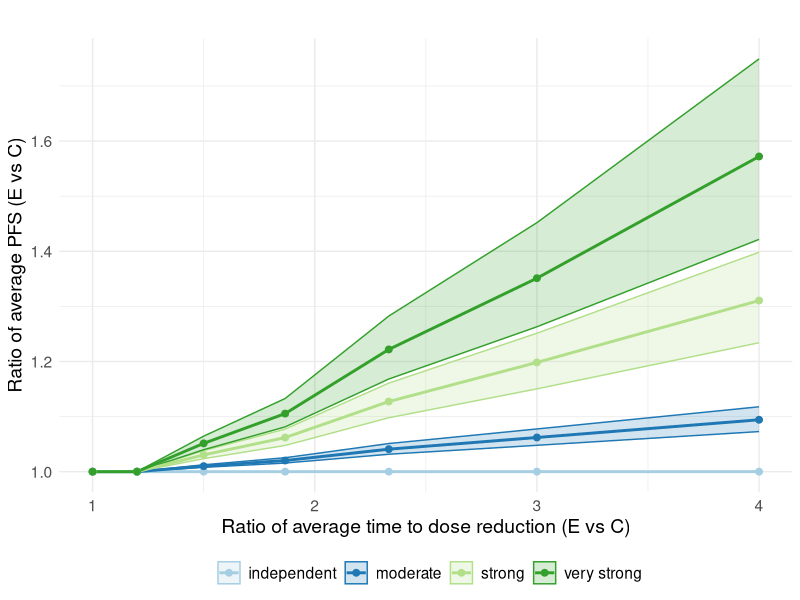
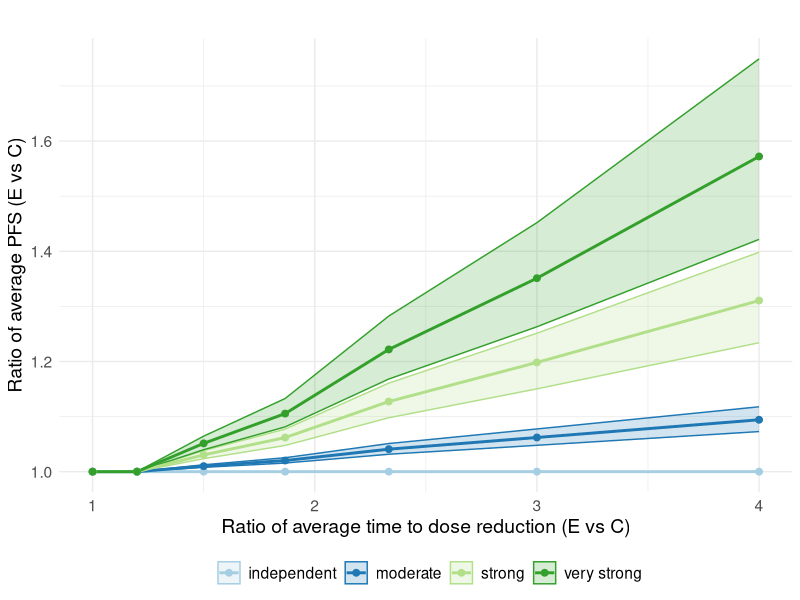

These figures' R source, in order:
shape_param <- 50  # Example choice, can be adjusted
# Compute scale parameter to get mean = 0.5
scale_params <- c(0, 0.01, 0.03, 0.05) / shape_param

median1_drug = c(1.5, 1.8, 2.25, 2.8, 3.5, 4.5, 6)
median2_drug = c(1.5, 1.5, 1.5, 1.5, 1.5, 1.5, 1.5)
lambda1_drug= log(2)/median1_drug
lambda2_drug= log(2)/median2_drug

d=as.data.frame(1/lambda1_drug)
colnames(d)="averaget_red"
d$averagec_red=1/lambda2_drug
d$ney_red=d$averaget_red/(d$averaget_red+d$averagec_red)
d$averaget_red_days=d$averaget_red*30
d$averagec_red_days=d$averagec_red*30
d$cyclest_extra=floor(d$averaget_red_days/21)-3
d$cyclesc_extra=floor(d$averagec_red_days/21)-3
thetac=sapply(d$cyclesc_extra, function(x) exp(6.07 + rgamma(10000,shape = shape_param, scale =scale_params[1]) * x))
thetat=sapply(d$cyclest_extra, function(x) exp(6.07 + rgamma(10000,shape = shape_param, scale =scale_params[1]) * x))
# d$thetac=exp(6.07+0*d$cyclesc_extra)
# d$thetat=exp(6.07+0*d$cyclest_extra)
d$thetac_avg=colMeans(thetac)
d$thetat_avg=colMeans(thetat)
d$thetac_1q=apply(thetac, 2, quantile, probs = 0.05)
d$thetat_1q=apply(thetat, 2, quantile, probs = 0.05)
d$thetac_3q=apply(thetac, 2, quantile, probs = 0.95)
d$thetat_3q=apply(thetat, 2, quantile, probs = 0.95)
d$ney_pfs_avg=d$thetat_avg/(d$thetat_avg+d$thetac_avg)
d$ney_pfs_1q=d$thetat_1q/(d$thetat_1q+d$thetac_1q)
d$ney_pfs_3q=d$thetat_3q/(d$thetat_3q+d$thetac_3q)
d$case="independent"


g=as.data.frame(1/lambda1_drug)
colnames(g)="averaget_red"
g$averagec_red=1/lambda2_drug
g$ney_red=g$averaget_red/(g$averaget_red+g$averagec_red)
g$averaget_red_days=g$averaget_red*30
g$averagec_red_days=g$averagec_red*30
g$cyclest_extra=floor(g$averaget_red_days/21)-3
g$cyclesc_extra=floor(g$averagec_red_days/21)-3
thetac=sapply(g$cyclesc_extra, function(x) exp(6.07 + rgamma(10000,shape = shape_param, scale =scale_params[2]) * x))
thetat=sapply(g$cyclest_extra, function(x) exp(6.07 + rgamma(10000,shape = shape_param, scale =scale_params[2]) * x))
g$thetac_avg=colMeans(thetac)
g$thetat_avg=colMeans(thetat)
g$thetac_1q=apply(thetac, 2, quantile, probs = 0.05)
g$thetat_1q=apply(thetat, 2, quantile, probs = 0.05)
g$thetac_3q=apply(thetac, 2, quantile, probs = 0.95)
g$thetat_3q=apply(thetat, 2, quantile, probs = 0.95)
g$ney_pfs_avg=g$thetat_avg/(g$thetat_avg+g$thetac_avg)
g$ney_pfs_1q=g$thetat_1q/(g$thetat_1q+g$thetac_1q)
g$ney_pfs_3q=g$thetat_3q/(g$thetat_3q+g$thetac_3q)
g$case="moderate"




e=as.data.frame(1/lambda1_drug)
colnames(e)="averaget_red"
e$averagec_red=1/lambda2_drug
e$ney_red=e$averaget_red/(e$averaget_red+e$averagec_red)
e$averaget_red_days=e$averaget_red*30
e$averagec_red_days=e$averagec_red*30
e$cyclest_extra=floor(e$averaget_red_days/21)-3
e$cyclesc_extra=floor(e$averagec_red_days/21)-3
thetac=sapply(e$cyclesc_extra, function(x) exp(6.07 + rgamma(10000,shape = shape_param, scale =scale_params[3]) * x))
thetat=sapply(e$cyclest_extra, function(x) exp(6.07 + rgamma(10000,shape = shape_param, scale =scale_params[3]) * x))
e$thetac_avg=colMeans(thetac)
e$thetat_avg=colMeans(thetat)
e$thetac_1q=apply(thetac, 2, quantile, probs = 0.05)
e$thetat_1q=apply(thetat, 2, quantile, probs = 0.05)
e$thetac_3q=apply(thetac, 2, quantile, probs = 0.95)
e$thetat_3q=apply(thetat, 2, quantile, probs = 0.95)
e$ney_pfs_avg=e$thetat_avg/(e$thetat_avg+e$thetac_avg)
e$ney_pfs_1q=e$thetat_1q/(e$thetat_1q+e$thetac_1q)
e$ney_pfs_3q=e$thetat_3q/(e$thetat_3q+e$thetac_3q)
e$case="strong"

f=as.data.frame(1/lambda1_drug)
colnames(f)="averaget_red"
f$averagec_red=1/lambda2_drug
f$ney_red=f$averaget_red/(f$averaget_red+f$averagec_red)
f$averaget_red_days=f$averaget_red*30
f$averagec_red_days=f$averagec_red*30
f$cyclest_extra=floor(f$averaget_red_days/21)-3
f$cyclesc_extra=floor(f$averagec_red_days/21)-3
thetac=sapply(f$cyclesc_extra, function(x) exp(6.07 + rgamma(10000,shape = shape_param, scale =scale_params[4]) * x))
thetat=sapply(f$cyclest_extra, function(x) exp(6.07 + rgamma(10000,shape = shape_param, scale =scale_params[4]) * x))
f$thetac_avg=colMeans(thetac)
f$thetat_avg=colMeans(thetat)
f$thetac_1q=apply(thetac, 2, quantile, probs = 0.05)
f$thetat_1q=apply(thetat, 2, quantile, probs = 0.05)
f$thetac_3q=apply(thetac, 2, quantile, probs = 0.95)
f$thetat_3q=apply(thetat, 2, quantile, probs = 0.95)
f$ney_pfs_avg=f$thetat_avg/(f$thetat_avg+f$thetac_avg)
f$ney_pfs_1q=f$thetat_1q/(f$thetat_1q+f$thetac_1q)
f$ney_pfs_3q=f$thetat_3q/(f$thetat_3q+f$thetac_3q)
f$case="very strong"



dd=rbind(d,g, e, f)
#install.packages("RColorBrewer")
library(RColorBrewer)
library(ggplot2)

colors <- brewer.pal(n = 12, name = "Paired")[1:length(unique(dd$case))]

g=ggplot(dd, aes(x = averaget_red/averagec_red, y = thetat_avg/thetac_avg, color = case, fill = case)) +
  geom_ribbon(aes(ymin = thetat_1q/thetac_1q, ymax = thetat_3q/thetac_3q), alpha = 0.2) +
  geom_line(size = 1) +  # Linea per collegare i punti
  geom_point(size = 2) +
  scale_color_manual(values = colors) +
  scale_fill_manual(values = colors) +
  labs(
    title = "",
    x = "Ratio of average time to dose reduction (E vs C)",
    y = "Ratio of average PFS (E vs C)",
    color = "",
    fill = ""
  ) +
  theme_minimal() +
  theme(
    legend.position = "bottom",
    text = element_text(size = 14)
  )

g

cairo_pdf("Figure2_fixed.pdf", width = 6, height = 5, family = "DejaVu Sans")
plot(g)   # your plotting code
dev.off()
